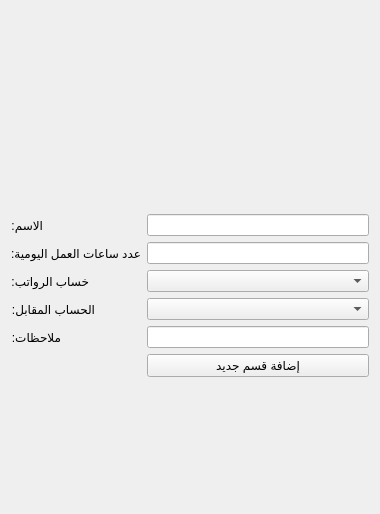
            <widget class="QWidget" name="page_5">
             <property name="geometry">
              <rect>
               <x>0</x>
               <y>0</y>
               <width>380</width>
               <height>514</height>
              </rect>
             </property>
             <attribute name="label">
              <string>إضافة قسم جديد</string>
             </attribute>
             <layout class="QGridLayout" name="gridLayout_33">
              <item row="7" column="1">
               <spacer name="verticalSpacer_7">
                <property name="orientation">
                 <enum>Qt::Vertical</enum>
                </property>
                <property name="sizeHint" stdset="0">
                 <size>
                  <width>20</width>
                  <height>40</height>
                 </size>
                </property>
               </spacer>
              </item>
              <item row="4" column="0">
               <widget class="QLabel" name="employment_request_name_label_13">
                <property name="sizePolicy">
                 <sizepolicy hsizetype="Fixed" vsizetype="Preferred">
                  <horstretch>0</horstretch>
                  <verstretch>0</verstretch>
                 </sizepolicy>
                </property>
                <property name="text">
                 <string>الحساب المقابل:</string>
                </property>
               </widget>
              </item>
              <item row="4" column="1">
               <widget class="QComboBox" name="new_departments_opposite_account_combobox">
                <property name="styleSheet">
                 <string notr="true"/>
                </property>
               </widget>
              </item>
              <item row="1" column="1">
               <widget class="QLineEdit" name="new_departments_name_input">
                <property name="sizePolicy">
                 <sizepolicy hsizetype="Preferred" vsizetype="Preferred">
                  <horstretch>0</horstretch>
                  <verstretch>0</verstretch>
                 </sizepolicy>
                </property>
                <property name="minimumSize">
                 <size>
                  <width>0</width>
                  <height>0</height>
                 </size>
                </property>
                <property name="styleSheet">
                 <string notr="true"/>
                </property>
               </widget>
              </item>
              <item row="1" column="0">
               <widget class="QLabel" name="employment_request_name_label_3">
                <property name="sizePolicy">
                 <sizepolicy hsizetype="Fixed" vsizetype="Preferred">
                  <horstretch>0</horstretch>
                  <verstretch>0</verstretch>
                 </sizepolicy>
                </property>
                <property name="text">
                 <string>الاسم:</string>
                </property>
               </widget>
              </item>
              <item row="3" column="0">
               <widget class="QLabel" name="employment_request_name_label_11">
                <property name="sizePolicy">
                 <sizepolicy hsizetype="Fixed" vsizetype="Preferred">
                  <horstretch>0</horstretch>
                  <verstretch>0</verstretch>
                 </sizepolicy>
                </property>
                <property name="text">
                 <string>خساب الرواتب:</string>
                </property>
               </widget>
              </item>
              <item row="5" column="1">
               <widget class="QLineEdit" name="new_departments_notes_input">
                <property name="sizePolicy">
                 <sizepolicy hsizetype="Preferred" vsizetype="Preferred">
                  <horstretch>0</horstretch>
                  <verstretch>0</verstretch>
                 </sizepolicy>
                </property>
                <property name="minimumSize">
                 <size>
                  <width>0</width>
                  <height>0</height>
                 </size>
                </property>
                <property name="styleSheet">
                 <string notr="true"/>
                </property>
               </widget>
              </item>
              <item row="3" column="1">
               <widget class="QComboBox" name="new_departments_account_combobox">
                <property name="styleSheet">
                 <string notr="true"/>
                </property>
               </widget>
              </item>
              <item row="0" column="1">
               <spacer name="verticalSpacer_8">
                <property name="orientation">
                 <enum>Qt::Vertical</enum>
                </property>
                <property name="sizeHint" stdset="0">
                 <size>
                  <width>20</width>
                  <height>203</height>
                 </size>
                </property>
               </spacer>
              </item>
              <item row="5" column="0">
               <widget class="QLabel" name="employment_request_name_label_4">
                <property name="sizePolicy">
                 <sizepolicy hsizetype="Fixed" vsizetype="Preferred">
                  <horstretch>0</horstretch>
                  <verstretch>0</verstretch>
                 </sizepolicy>
                </property>
                <property name="text">
                 <string>ملاحظات:</string>
                </property>
               </widget>
              </item>
              <item row="6" column="1">
               <widget class="QPushButton" name="add_department_btn">
                <property name="styleSheet">
                 <string notr="true"/>
                </property>
                <property name="text">
                 <string>إضافة قسم جديد</string>
                </property>
               </widget>
              </item>
              <item row="2" column="0">
               <widget class="QLabel" name="employment_request_name_label_17">
                <property name="sizePolicy">
                 <sizepolicy hsizetype="Fixed" vsizetype="Preferred">
                  <horstretch>0</horstretch>
                  <verstretch>0</verstretch>
                 </sizepolicy>
                </property>
                <property name="text">
                 <string>عدد ساعات العمل اليومية:</string>
                </property>
               </widget>
              </item>
              <item row="2" column="1">
               <widget class="QLineEdit" name="new_departments_day_hours_input">
                <property name="sizePolicy">
                 <sizepolicy hsizetype="Preferred" vsizetype="Preferred">
                  <horstretch>0</horstretch>
                  <verstretch>0</verstretch>
                 </sizepolicy>
                </property>
                <property name="minimumSize">
                 <size>
                  <width>0</width>
                  <height>0</height>
                 </size>
                </property>
                <property name="styleSheet">
                 <string notr="true"/>
                </property>
               </widget>
              </item>
             </layout>
            </widget>
